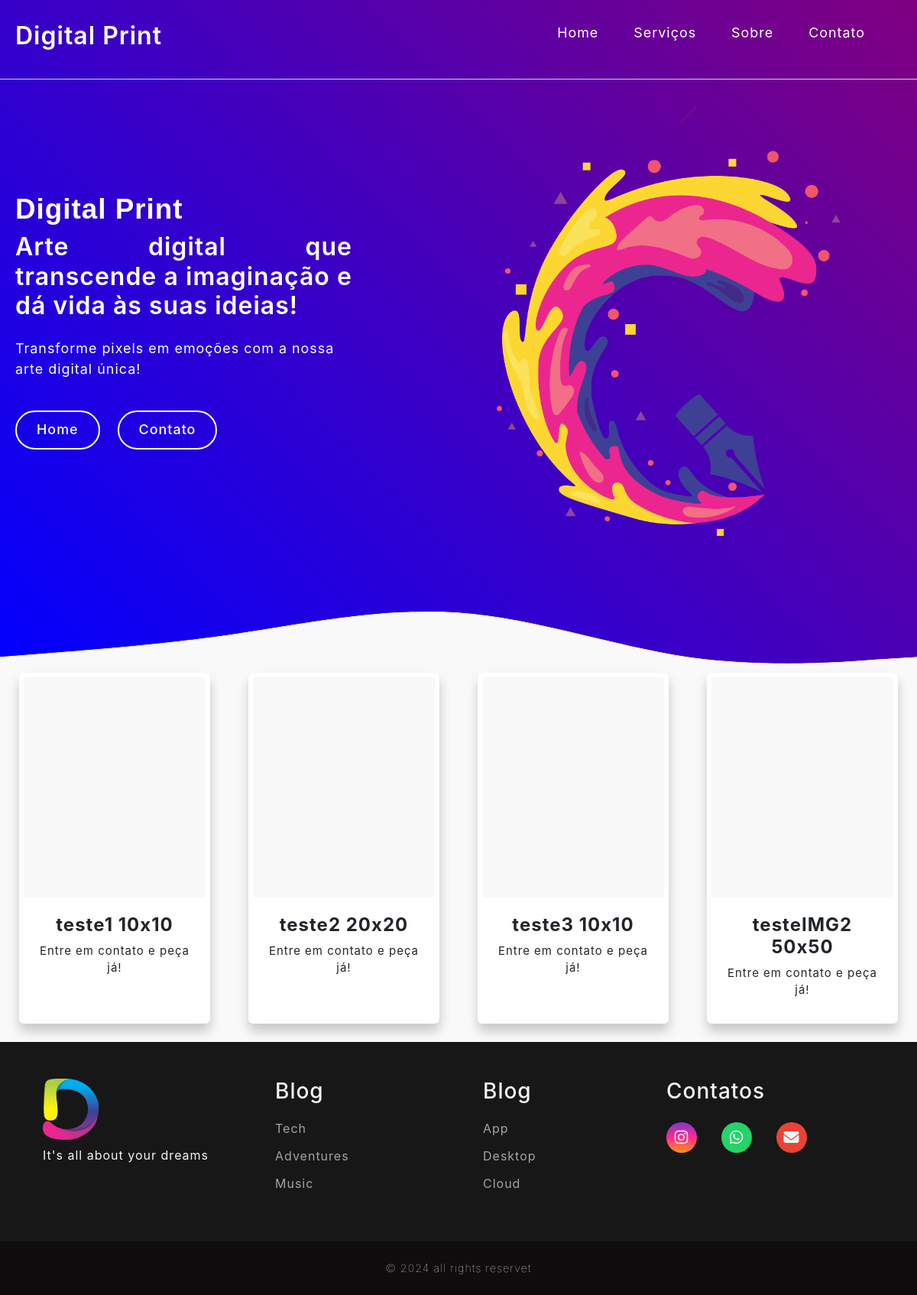
The app's page /Portifolio/serviços.php, older data.
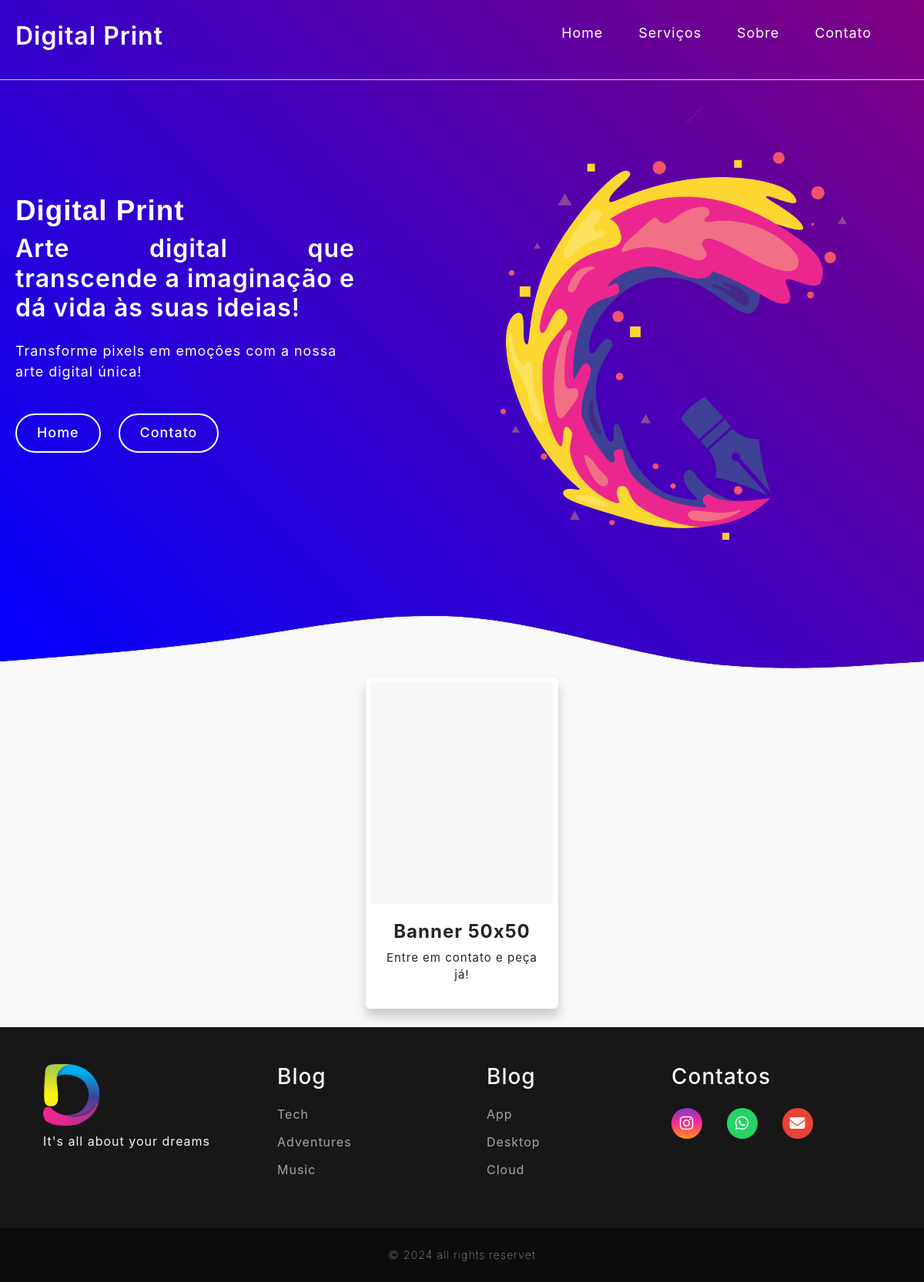
The same page, newer data.
### tables this page shows
CREATE TABLE `produtos` (
  `codPro` int(5) NOT NULL,
  `codCat` int(5) NOT NULL,
  `nomeCat` varchar(50) NOT NULL,
  `medida` varchar(50) NOT NULL,
  `valor` decimal(10,0) NOT NULL,
  `imagem` text NOT NULL
);

### Portifolio/serviços.php (the view, shortened to what this page needs)
<?php
$conexao = novaConexao();
try {
    $sql = "SELECT * FROM produtos";
    $stmt = $conexao->prepare($sql);
    $stmt->execute();
    $resultados = $stmt->fetchAll(PDO::FETCH_ASSOC);
} catch (PDOException $e) {
    echo "<p>Erro na conexão: " . $e->getMessage() . "</p>";
}
?>
<!DOCTYPE html>
<html lang="pt-br">
<head>
    <link href="https://cdn.jsdelivr.net/npm/bootstrap@5.3.0/dist/css/bootstrap.min.css" rel="stylesheet">
    <link rel="stylesheet" href="style.css?v=1.2">
    <link rel="stylesheet" href="https://cdn.jsdelivr.net/npm/swiper@11/swiper-bundle.min.css">
    <link rel="stylesheet" href="https://cdn.jsdelivr.net/npm/swiper@11/swiper-bundle.min.css" />
    <link rel="stylesheet" href="https://cdnjs.cloudflare.com/ajax/libs/font-awesome/6.6.0/css/all.min.css">
    <link rel="stylesheet" href="https://cdn.jsdelivr.net/npm/swiper@11/swiper-bundle.min.css" />
</head>
<body>
    <header class="headline">
        <nav class="navbar">
            <a href="index.php" class="nav-logo">
                <h2 class="logo-text">Digital Print</h2>
            </a>
            <ul class="nav-menu">
                <li class="nav-item">
                    <a href="index.php" class="nav-link">Home</a>
                </li>
                <li class="nav-item">
                    <a href="serviços.php" class="nav-link">Serviços</a>
                </li>
                <li class="nav-item">
                    <a href="index.php#sobre" class="nav-link">Sobre</a>
                </li>
                <li class="nav-item">
                    <a href="ctt.php" class="nav-link">Contato</a>
                </li>
            </ul>
        </nav>
    </header>
    <main>
        <section class="hero-section">
            <div class="section-content efeito-hero-topo">
                <div class="hero-details">
                    <h2 class="title">Digital Print</h2>
                    <h3 class="subtitle">
                        Arte digital que transcende a imaginação e dá vida às suas ideias!
                    </h3>
                    <p class="description">Transforme pixels em emoções com a nossa arte digital única!</p>
                    <div class="buttons">
                        <a href="index.php" class="button contact-us">Home</a>
                        <a href="ctt.php" class="button contact-us">Contato</a>
                    </div>
                </div>
                <div class="hero-image-wrapper">
                    <img src="img/inovadorV2.png" class="hero-image-2 Principal d-none d-md-block" />
                </div>
            </div>
            <img src="./img/bagulhola.png" style="width: 100%;" class="ondas">
        </section>
    </main>
    <main>
        <div class="container-fluid">
            <div class="row justify-content-center text-center">
                <?php
                foreach ($resultados as $resultado) {
                    $imagem = !empty($resultado['imagem']) ? htmlspecialchars($resultado['imagem']) : 'img1/default.jpg';
                ?>
                    <div class="col-3 mb-4 servicoImgs">
                        <div class="card">
                            <div class="card-header" style="background-image: url(../Sistema/produto/<?php echo $imagem; ?>)">
                            </div>
                            <div class="card-body">
                                <h5 class="card-title"><?php echo htmlspecialchars($resultado['nomeCat'] . " " . $resultado['medida']); ?></h5>
                                <p>Entre em contato e peça já!</p>
                            </div>
                        </div>
                    </div>
                <?php
                }
                ?>
            </div>
        </div>
    </main>
    <footer class="footer_principal">
        <div id="footer_content">
            <div id="footer_contacts">
                <h1><a href="#"><img src="img/Dzao.png" height="80px"></a></h1>
                <p>It's all about your dreams</p>
            </div>
            <ul class="footer-list">
                <li>
                    <h3>Blog</h3>
                </li>
                <li>
                    <a href="#" class="footer-link">Tech</a>
                </li>
                <li>
                    <a href="#" class="footer-link">Adventures</a>
                </li>
                <li>
                    <a href="#" class="footer-link">Music</a>
                </li>
            </ul>
            <ul class="footer-list">
                <li>
                    <h3>Blog</h3>
                </li>
                <li>
                    <a href="#" class="footer-link">App</a>
                </li>
                <li>
                    <a href="#" class="footer-link">Desktop</a>
                </li>
                <li>
                    <a href="#" class="footer-link">Cloud</a>
                </li>
            </ul>
            <div id="footer_contacts">
                <h3>Contatos</h3>
                <div id="footer_social_media">
                    <a href="https://www.instagram.com/digitalprintcpv?igsh=MW11azY2OTl6bXBvdw==" target="_blank"
                        class="footer_link" id="instagram">
                        <i class="fa-brands fa-instagram"></i>
                    </a>
                    <a href="https://wa.me/5512991671420?text=Ol%C3%A1!%20Gostaria%20de%20fazer%20um%20pedido."
                        class="footer_link" target="_blank" id="whatsapp">
                        <i class="fa-brands fa-whatsapp"></i>
                    </a>
                    <a href="mailto:digitalprint2130@gmail.com" class="footer_link" target="_blank" id="gmail">
                        <i class="fa-solid fa-envelope"></i>
                    </a>
                </div>
            </div>
        </div>
        <div id="footer_copyright">
            &#169
            2024 all rights reservet
        </div>
    </footer>
</body>
</html>

Row changes from the older to the newer data that the page shows:
removed produtos: nomeCat+medida "teste1 10x10"
removed produtos: nomeCat+medida "teste2 20x20"
removed produtos: nomeCat+medida "teste3 10x10"
removed produtos: nomeCat+medida "testeIMG2 50x50"
added produtos: nomeCat+medida "Banner 50x50"
